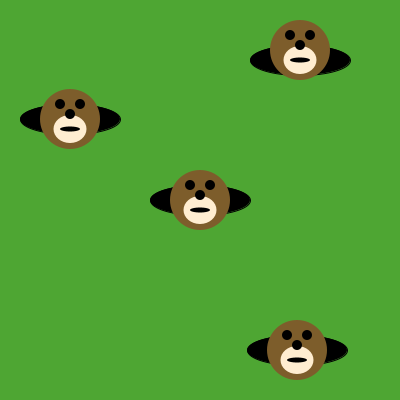
Frame 1 (no input)
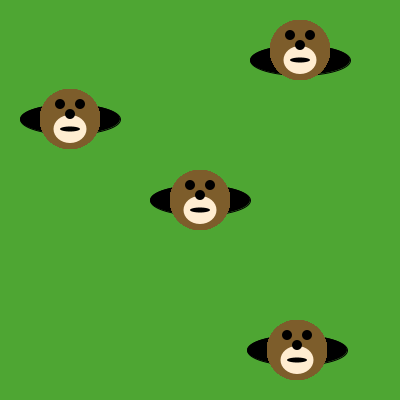
Frame 60 (the mouse pressed at the canvas centre just before this capture)
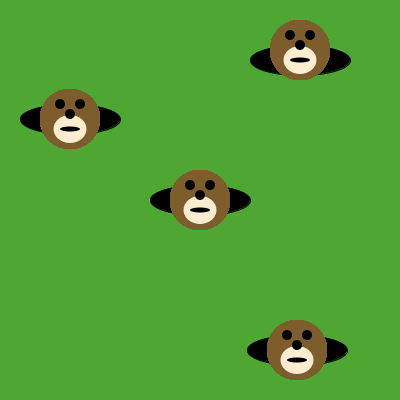
Frame 120 (the mouse held since frame 60 and released just before this capture)

The Processing sketch that drew these frames (run headless with seeded random() and noise(); from frame 60 on, the mouse is pressed at the canvas centre):

// Processing sketch: sketch_190824b
// ── sketch_190824b.pde
void draw() {

/* Use the method below to put moles in the holes. */

drawMole(200, 200);
drawMole(70,119);
drawMole(300,50);
drawMole(297,350);
}

void drawMole(int moleX, int moleY) {
     noStroke();
     fill(125, 93, 43);
     ellipse(moleX, moleY, 60, 60); // face
     fill(255, 237, 209);
     ellipse(moleX, moleY+10, 33, 28); 
     fill(0, 0, 0);
     ellipse(moleX-10, moleY-15, 10, 10); // eyes
     ellipse(moleX+10, moleY-15, 10, 10);
     ellipse(moleX, moleY-5, 10, 10); // nose
     ellipse(moleX, moleY+10, 20, 5); // mouth
}

void setup() {
     size(400, 400);
     background(78, 166, 51); // green grass
     fill(0, 0, 0);
     ellipse(200, 200, 100, 30); // holes!
     ellipse(70, 119, 100, 30);
     ellipse(300, 60, 100, 30);
     ellipse(297, 350, 100, 30);
}
